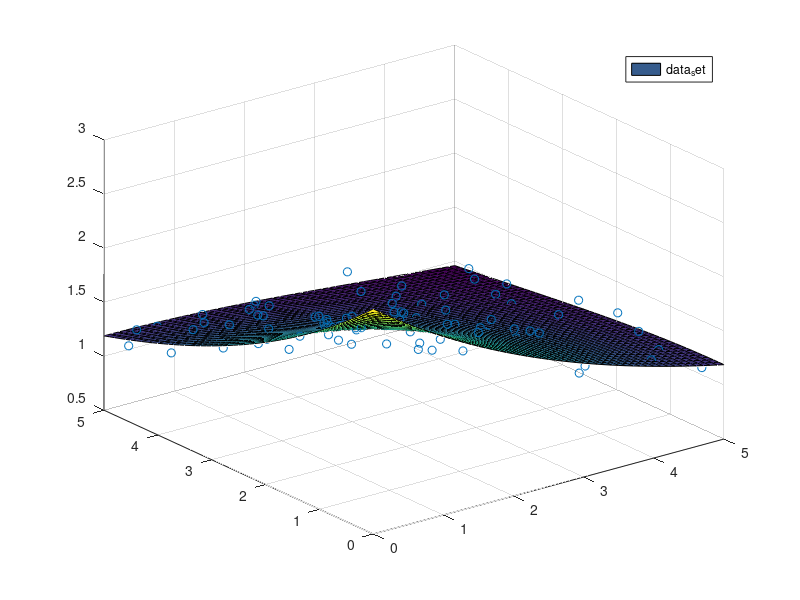

Write MATLAB code to recreate this figure.
y = [0.711617,2.898,1.51294;0.0525197,3.41371,1.59891;2.72417,2.2037,1.58789;2.90184,2.46071,1.63914;3.23529,2.02269,1.45167;2.80416,0.755747,1.52894;4.8939,2.56211,1.21598;4.47326,3.94718,1.16764;0.637957,1.84149,1.98069;0.647406,4.85355,1.19632;3.7604,2.72071,1.18033;0.694301,4.04517,1.40659;3.20186,1.08666,1.5476;3.93383,2.7104,1.12258;1.42607,4.03557,1.47736;2.73559,3.2117,1.41802;3.00557,3.22786,1.10288;0.948564,2.79836,1.40028;1.84353,1.30828,1.57679;0.720421,3.6098,1.48206;3.06023,0.161748,1.41383;0.884549,3.09403,1.53283;1.64947,3.22901,1.47838;3.28632,3.85681,1.23932;1.65517,4.45786,1.26597;0.766136,1.91383,1.88028;3.09889,4.2645,1.22267;3.22207,4.8311,1.03209;2.98406,1.78236,1.43128;0.148584,2.97832,1.51243;2.2132,2.39166,1.54533;0.89035,1.80466,1.72348;2.43047,1.92099,1.43422;1.81102,2.85664,1.5245;4.639,1.11407,1.30416;1.53005,1.74513,1.5896;3.32579,4.31213,1.00749;1.16897,2.40786,1.65798;2.8713,2.942,1.32115;2.29564,2.15316,1.31096;3.26723,1.63762,1.4477;1.6089,2.85716,1.47326;4.29901,4.57237,0.907063;1.60268,2.49175,1.40301;2.44795,4.47907,1.05776;1.11669,4.72827,1.16618;2.84332,2.18784,1.44024;2.12254,1.90138,1.45747;1.47375,3.85306,1.47014;4.42438,3.49221,1.1404;2.9662,1.37948,1.40372;1.67427,0.803812,1.96295;0.282879,1.23108,2.1528;2.60418,3.00659,1.40773;4.90797,0.292305,1.10966;4.14536,3.03779,1.06662;2.24736,4.4962,1.05146;1.37538,3.83516,1.39832;2.95738,1.86781,1.46129;3.26738,1.65364,1.27146;0.456317,0.815287,2.14137;0.542002,4.45643,1.05962;0.838139,1.92158,1.75569;1.45523,2.73869,1.57607;3.5198,2.12962,1.28107;1.59282,0.408673,1.82035;3.20345,0.239908,1.43582;1.78178,4.39705,1.04618;1.88097,2.77184,1.44291;1.57876,4.19015,1.02417;0.448198,3.75386,1.59242;3.33206,4.82127,1.23564;0.645743,1.15272,2.0108;0.549775,2.07779,1.75716;4.84963,4.54443,1.06208;1.16923,3.66669,1.47886;0.736778,3.95009,1.24394;0.152525,4.59171,1.31072;4.41298,2.30743,1.22483;2.71327,0.621451,1.75951;1.77417,2.92426,1.44709;0.00205301,4.5443,1.19948;4.16342,0.257962,1.31963;3.72582,1.24608,1.25644;1.79163,1.76792,1.82318;4.59515,0.686463,1.24025;4.04547,1.0576,1.23384;4.37631,3.13623,1.14211;4.97885,4.6129,0.898495;2.27821,2.44882,1.59363;3.39637,3.52586,1.22125;4.19163,0.914033,1.25526;4.57601,3.483,1.21191;1.15447,1.89676,1.87657;2.348,1.10507,1.69831;4.57011,1.41367,1.41904;1.90182,4.68857,1.20914;3.58217,4.13829,1.21756;3.07391,1.35354,1.46382;3.51836,4.73374,1.0212];
a      = 1.96564;
b      = 0.61707;
lambda = 0.247302;
x=0:0.1:5;
[X,Y] = meshgrid( x );
Z=a * exp(- lambda *sqrt(X.^2+Y.^2)) + b;
h=surf(X,Y,Z);
hold on
set(h,"Facecolor");
plot3(y(:,1),y(:,2),y(:,3),"o");
legend("data_set");


